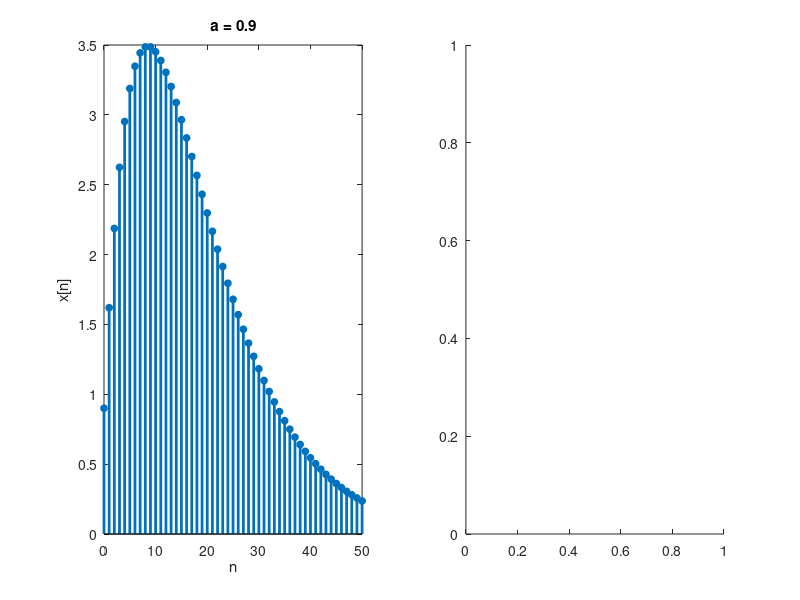

Here is the MATLAB script that generated this plot: (Note: this script raises an error after producing the figure.)
%% Illustration of the effect of pole location
% Show the pole-zero plot and the corresponding time domain represenation
% of a second order (2 real poles) signal:
% x[n] = n a^n u[n]
% where a is a real number
%
% Press any key to continue the illustration
%
% Anas Salah Eddin, 2017
%
%% Setup
close all; clear all;

N = 50;
n = 0:N;

%% Show the different cases
% First positive a, then negative a

figure;

for a = [0.9, 1, 1.1, -0.9, -1, -1.1]

    B = [a 0];
    A = [1 -2*a a^2];
    
    % generate the sequence
    x = filter(B, A, [1 zeros(1, N)]);

    % stem x[n]
    subplot(1, 2, 1);
    stem(n, x, 'fill', 'markersize', 5, 'linewidth', 2);
    xlabel('n')
    ylabel('x[n]');
    title(['a = ', num2str(a)]);

    % pole-zero plot
    subplot(1, 2, 2);

    % The returned values xz, xp, xt are used to manipulate the formatting of
    % the pole-zero plot. They can be ignored if not showing the plot on a
    % projector. i.e. use:
    %   zplane(B, A);
    % without the returned values

    [xz, xp, xt] = zplane(B, A);
    title(['a = ', num2str(a)]);

    % Manipulate the formatting (can be ignored if using zplane(B, A) without
    % return values
    set(findobj(xz, 'Type', 'line'), 'MarkerSize', 18); 
    set(findobj(xz, 'Type', 'line'), 'LineWidth', 2); 
    set(findobj(xp, 'Type', 'line'), 'MarkerSize', 18); 
    set(findobj(xp, 'Type', 'line'), 'LineWidth', 2); 
    set(findobj(xt, 'Type', 'line'), 'LineWidth', 2); 
    
    pause;
end